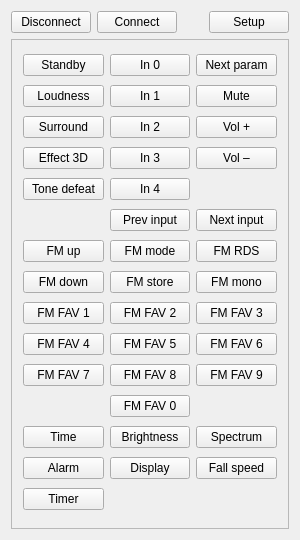
<?xml version="1.0" encoding="UTF-8"?>
<ui version="4.0">
 <class>MainWindow</class>
 <widget class="QWidget" name="MainWindow">
  <property name="geometry">
   <rect>
    <x>0</x>
    <y>0</y>
    <width>300</width>
    <height>540</height>
   </rect>
  </property>
  <property name="minimumSize">
   <size>
    <width>300</width>
    <height>540</height>
   </size>
  </property>
  <property name="windowTitle">
   <string>Ampcontrol</string>
  </property>
  <layout class="QVBoxLayout" name="verticalLayout" stretch="0,1">
   <item>
    <layout class="QHBoxLayout" name="horizontalLayout">
     <item>
      <widget class="QPushButton" name="pbtnDisconnect">
       <property name="text">
        <string>Disconnect</string>
       </property>
      </widget>
     </item>
     <item>
      <widget class="QPushButton" name="pbtnConnect">
       <property name="text">
        <string>Connect</string>
       </property>
      </widget>
     </item>
     <item>
      <spacer name="horizontalSpacer">
       <property name="orientation">
        <enum>Qt::Horizontal</enum>
       </property>
       <property name="sizeHint" stdset="0">
        <size>
         <width>40</width>
         <height>20</height>
        </size>
       </property>
      </spacer>
     </item>
     <item>
      <widget class="QPushButton" name="pbtnSetup">
       <property name="text">
        <string>Setup</string>
       </property>
      </widget>
     </item>
    </layout>
   </item>
   <item>
    <widget class="QFrame" name="frmButtons">
     <property name="frameShape">
      <enum>QFrame::StyledPanel</enum>
     </property>
     <property name="frameShadow">
      <enum>QFrame::Raised</enum>
     </property>
     <layout class="QGridLayout" name="gridLayout">
      <item row="0" column="0">
       <widget class="QPushButton" name="pbtnStandby">
        <property name="text">
         <string>Standby</string>
        </property>
        <property name="RC" stdset="0">
         <string notr="true">00</string>
        </property>
       </widget>
      </item>
      <item row="0" column="1">
       <widget class="QPushButton" name="pbtnIn0">
        <property name="text">
         <string>In 0</string>
        </property>
        <property name="RC" stdset="0">
         <string notr="true">05</string>
        </property>
       </widget>
      </item>
      <item row="0" column="2">
       <widget class="QPushButton" name="pbtnNextParam">
        <property name="text">
         <string>Next param</string>
        </property>
        <property name="RC" stdset="0">
         <string notr="true">02</string>
        </property>
       </widget>
      </item>
      <item row="1" column="0">
       <widget class="QPushButton" name="pbtnLoudness">
        <property name="text">
         <string>Loudness</string>
        </property>
        <property name="RC" stdset="0">
         <string notr="true">0C</string>
        </property>
       </widget>
      </item>
      <item row="1" column="1">
       <widget class="QPushButton" name="pbtnIn1">
        <property name="text">
         <string>In 1</string>
        </property>
        <property name="RC" stdset="0">
         <string notr="true">06</string>
        </property>
       </widget>
      </item>
      <item row="1" column="2">
       <widget class="QPushButton" name="pbtnMute">
        <property name="text">
         <string>Mute</string>
        </property>
        <property name="RC" stdset="0">
         <string notr="true">01</string>
        </property>
       </widget>
      </item>
      <item row="2" column="0">
       <widget class="QPushButton" name="pbtnSurround">
        <property name="text">
         <string>Surround</string>
        </property>
        <property name="RC" stdset="0">
         <string notr="true">0D</string>
        </property>
       </widget>
      </item>
      <item row="2" column="1">
       <widget class="QPushButton" name="pbtnIn2">
        <property name="text">
         <string>In 2</string>
        </property>
        <property name="RC" stdset="0">
         <string notr="true">07</string>
        </property>
       </widget>
      </item>
      <item row="2" column="2">
       <widget class="QPushButton" name="pbtnVolUp">
        <property name="text">
         <string>Vol +</string>
        </property>
        <property name="autoRepeat">
         <bool>true</bool>
        </property>
        <property name="autoRepeatDelay">
         <number>400</number>
        </property>
        <property name="autoRepeatInterval">
         <number>200</number>
        </property>
        <property name="RC" stdset="0">
         <string notr="true">03</string>
        </property>
       </widget>
      </item>
      <item row="3" column="0">
       <widget class="QPushButton" name="pbtnEffect3d">
        <property name="text">
         <string>Effect 3D</string>
        </property>
        <property name="RC" stdset="0">
         <string notr="true">0E</string>
        </property>
       </widget>
      </item>
      <item row="3" column="1">
       <widget class="QPushButton" name="pbtnIn3">
        <property name="text">
         <string>In 3</string>
        </property>
        <property name="RC" stdset="0">
         <string notr="true">08</string>
        </property>
       </widget>
      </item>
      <item row="3" column="2">
       <widget class="QPushButton" name="pbtnVolDown">
        <property name="text">
         <string>Vol –</string>
        </property>
        <property name="autoRepeat">
         <bool>true</bool>
        </property>
        <property name="autoRepeatDelay">
         <number>400</number>
        </property>
        <property name="autoRepeatInterval">
         <number>200</number>
        </property>
        <property name="RC" stdset="0">
         <string notr="true">04</string>
        </property>
       </widget>
      </item>
      <item row="4" column="0">
       <widget class="QPushButton" name="pbtnToneDefeat">
        <property name="text">
         <string>Tone defeat</string>
        </property>
        <property name="RC" stdset="0">
         <string notr="true">0F</string>
        </property>
       </widget>
      </item>
      <item row="4" column="1">
       <widget class="QPushButton" name="pbtnIn4">
        <property name="text">
         <string>In 4</string>
        </property>
        <property name="RC" stdset="0">
         <string notr="true">09</string>
        </property>
       </widget>
      </item>
      <item row="5" column="1">
       <widget class="QPushButton" name="pbtnInPrev">
        <property name="text">
         <string>Prev input</string>
        </property>
        <property name="RC" stdset="0">
         <string notr="true">0A</string>
        </property>
       </widget>
      </item>
      <item row="5" column="2">
       <widget class="QPushButton" name="pbtnInNext">
        <property name="text">
         <string>Next input</string>
        </property>
        <property name="RC" stdset="0">
         <string notr="true">0B</string>
        </property>
       </widget>
      </item>
      <item row="6" column="0">
       <widget class="QPushButton" name="pbtnFmUp">
        <property name="text">
         <string>FM up</string>
        </property>
        <property name="RC" stdset="0">
         <string notr="true">11</string>
        </property>
       </widget>
      </item>
      <item row="6" column="1">
       <widget class="QPushButton" name="pbtnFmMode">
        <property name="text">
         <string>FM mode</string>
        </property>
        <property name="RC" stdset="0">
         <string notr="true">13</string>
        </property>
       </widget>
      </item>
      <item row="6" column="2">
       <widget class="QPushButton" name="pbtnFmRds">
        <property name="text">
         <string>FM RDS</string>
        </property>
        <property name="RC" stdset="0">
         <string notr="true">10</string>
        </property>
       </widget>
      </item>
      <item row="7" column="0">
       <widget class="QPushButton" name="pbtnFmDown">
        <property name="text">
         <string>FM down</string>
        </property>
        <property name="RC" stdset="0">
         <string notr="true">12</string>
        </property>
       </widget>
      </item>
      <item row="7" column="1">
       <widget class="QPushButton" name="pbtnFmStore">
        <property name="text">
         <string>FM store</string>
        </property>
        <property name="RC" stdset="0">
         <string notr="true">15</string>
        </property>
       </widget>
      </item>
      <item row="7" column="2">
       <widget class="QPushButton" name="pbtnFmMono">
        <property name="text">
         <string>FM mono</string>
        </property>
        <property name="RC" stdset="0">
         <string notr="true">14</string>
        </property>
       </widget>
      </item>
      <item row="8" column="0">
       <widget class="QPushButton" name="pbtnFmFav1">
        <property name="text">
         <string>FM FAV 1</string>
        </property>
        <property name="RC" stdset="0">
         <string notr="true">17</string>
        </property>
       </widget>
      </item>
      <item row="8" column="1">
       <widget class="QPushButton" name="pbtnFmFav2">
        <property name="text">
         <string>FM FAV 2</string>
        </property>
        <property name="RC" stdset="0">
         <string notr="true">18</string>
        </property>
       </widget>
      </item>
      <item row="8" column="2">
       <widget class="QPushButton" name="pbtnFmFav3">
        <property name="text">
         <string>FM FAV 3</string>
        </property>
        <property name="RC" stdset="0">
         <string notr="true">19</string>
        </property>
       </widget>
      </item>
      <item row="9" column="0">
       <widget class="QPushButton" name="pbtnFmFav4">
        <property name="text">
         <string>FM FAV 4</string>
        </property>
        <property name="RC" stdset="0">
         <string notr="true">1A</string>
        </property>
       </widget>
      </item>
      <item row="9" column="1">
       <widget class="QPushButton" name="pbtnFmFav5">
        <property name="text">
         <string>FM FAV 5</string>
        </property>
        <property name="RC" stdset="0">
         <string notr="true">1B</string>
        </property>
       </widget>
      </item>
      <item row="9" column="2">
       <widget class="QPushButton" name="pbtnFmFav6">
        <property name="text">
         <string>FM FAV 6</string>
        </property>
        <property name="RC" stdset="0">
         <string notr="true">1C</string>
        </property>
       </widget>
      </item>
      <item row="10" column="0">
       <widget class="QPushButton" name="pbtnFmFav7">
        <property name="text">
         <string>FM FAV 7</string>
        </property>
        <property name="RC" stdset="0">
         <string notr="true">1D</string>
        </property>
       </widget>
      </item>
      <item row="10" column="1">
       <widget class="QPushButton" name="pbtnFmFav8">
        <property name="text">
         <string>FM FAV 8</string>
        </property>
        <property name="RC" stdset="0">
         <string notr="true">1E</string>
        </property>
       </widget>
      </item>
      <item row="10" column="2">
       <widget class="QPushButton" name="pbtnFmFav9">
        <property name="text">
         <string>FM FAV 9</string>
        </property>
        <property name="RC" stdset="0">
         <string notr="true">1F</string>
        </property>
       </widget>
      </item>
      <item row="11" column="1">
       <widget class="QPushButton" name="pbtnFmFav0">
        <property name="text">
         <string>FM FAV 0</string>
        </property>
        <property name="RC" stdset="0">
         <string notr="true">16</string>
        </property>
       </widget>
      </item>
      <item row="12" column="0">
       <widget class="QPushButton" name="pbtnTime">
        <property name="text">
         <string>Time</string>
        </property>
        <property name="RC" stdset="0">
         <string notr="true">20</string>
        </property>
       </widget>
      </item>
      <item row="12" column="1">
       <widget class="QPushButton" name="pbtnBrightness">
        <property name="text">
         <string>Brightness</string>
        </property>
        <property name="RC" stdset="0">
         <string notr="true">23</string>
        </property>
       </widget>
      </item>
      <item row="12" column="2">
       <widget class="QPushButton" name="pbtnSpectrum">
        <property name="text">
         <string>Spectrum</string>
        </property>
        <property name="RC" stdset="0">
         <string notr="true">25</string>
        </property>
       </widget>
      </item>
      <item row="13" column="0">
       <widget class="QPushButton" name="pbtnAlarm">
        <property name="text">
         <string>Alarm</string>
        </property>
        <property name="RC" stdset="0">
         <string notr="true">21</string>
        </property>
       </widget>
      </item>
      <item row="13" column="1">
       <widget class="QPushButton" name="pbtnDefDisplay">
        <property name="text">
         <string>Display</string>
        </property>
        <property name="RC" stdset="0">
         <string notr="true">24</string>
        </property>
       </widget>
      </item>
      <item row="13" column="2">
       <widget class="QPushButton" name="pbtnFallSpeed">
        <property name="text">
         <string>Fall speed</string>
        </property>
        <property name="RC" stdset="0">
         <string notr="true">26</string>
        </property>
       </widget>
      </item>
      <item row="14" column="0">
       <widget class="QPushButton" name="pbtnTimer">
        <property name="text">
         <string>Timer</string>
        </property>
        <property name="RC" stdset="0">
         <string notr="true">22</string>
        </property>
       </widget>
      </item>
     </layout>
    </widget>
   </item>
  </layout>
 </widget>
 <layoutdefault spacing="6" margin="11"/>
 <resources/>
 <connections/>
</ui>
